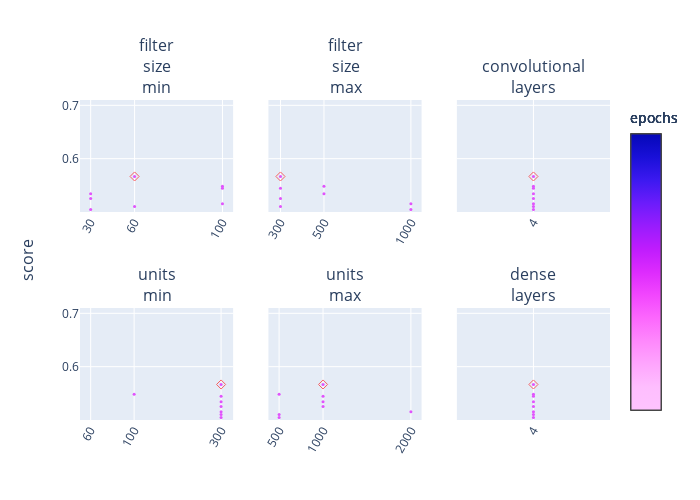

Notebook code for this chart:
### Code cell
rows = []
for trial in sorted(list(trials_dir.glob('trial_*'))):
    with open(trial.joinpath('trial.json')) as f:
        results = json.load(f)
        row = {'score': results['score']} | results['hyperparameters']['values']
        rows.append(row)

trials_df = pd.DataFrame(rows).sort_values(by='score', ascending=False)
trials_df = trials_df.rename({'tuner/epochs': 'epochs'}, axis=1)
trials_df = trials_df[[c for c in trials_df.columns if 'tuner' not in c]]

nrows, ncols = 2, 3
fig = make_subplots(
    rows=nrows, cols=ncols, shared_yaxes='all', y_title='score',
    subplot_titles=trials_df.columns[1:].str.replace('_', '<br>'),
    vertical_spacing=0.3,
)

for i, col in enumerate(trials_df.columns[1:].drop('epochs')):
    if trials_df[col].dtype == object:
        x = trials_df[col].str.replace('_', '<br>')
    else:
        x = trials_df[col]

    position = dict(row=(i//ncols)+1, col=(i%ncols)+1)
    fig.append_trace(go.Scatter(
        y=trials_df['score'],
        x=x,
        mode='markers',
        marker=dict(
            color=trials_df['epochs'],
            size=3,
            showscale=True,
            colorscale='Plotly3_r',
            colorbar_title='epochs',
            colorbar_tickvals=[trials_df['epochs'].min(), trials_df['epochs'].max()]
        ),
        opacity=0.8,
    ), **position)
    
    fig.append_trace(go.Scatter(
        y=[trials_df['score'].max()],
        x=[x[trials_df['score'].idxmax()]],
        mode='markers',
        marker_symbol='diamond-open',
        marker_color='red',
        marker_size=7,
        opacity=0.6,
    ), **position)

    fig.update_xaxes(
        type='log' if 'learning_rate' in col else None,
        tickformat='.1r',
        tickangle=-60,
        tickvals=x.unique(),
        **position
    )
    fig.update_yaxes(range=[0.5, 0.71], tickvals=[0.6, 0.7])

fig.update_layout(
    height=500, width=700, showlegend=False,
    margin=dict(l=80, r=80, t=100, b=80)
)

fig.write_image(figures_dir.joinpath(f'{trials_dir.name}_params.pdf'))
fig.show()

### Figure 1 — Plotly figure (JSON) as saved in the notebook; plotly's stock layout.template omitted (floating-point values rounded to 4 significant figures)
{"data": [{"marker": {"color": [2, 2, 2, 2, 2, 2, 2, 2, 2, 2, 2, 2, 2, 2, 2], "colorbar": {"tickvals": [3, 1], "title": {"text": "epochs"}}, "colorscale": [[0, "#fec3fe"], [0.08333, "#febefe"], [0.1667, "#fea5fd"], [0.25, "#fe88fc"], [0.3333, "#fc67fd"], [0.4167, "#f246fe"], [0.5, "#dd2bfd"], [0.5833, "#bf1cfd"], [0.6667, "#981cfd"], [0.75, "#6b1cfb"], [0.8333, "#3c19f0"], [0.9167, "#1910d8"], [1, "#0508b8"]], "showscale": true, "size": 3}, "mode": "markers", "opacity": 0.8, "type": "scatter", "x": [64, 128, 128, 32, 32, 128, 64, 32, 64, 32, 64, 64, 64, 32, 128], "xaxis": "x", "y": [0.5666, 0.5482, 0.5444, 0.5343, 0.5253, 0.5156, 0.5101, 0.5048, 0.4893, 0.4876, 0.4774, 0.4729, 0.4578, 0.4577, null], "yaxis": "y"}, {"marker": {"color": "red", "size": 7, "symbol": "diamond-open"}, "mode": "markers", "opacity": 0.6, "type": "scatter", "x": [64], "xaxis": "x", "y": [0.5666], "yaxis": "y"}, {"marker": {"color": [2, 2, 2, 2, 2, 2, 2, 2, 2, 2, 2, 2, 2, 2, 2], "colorbar": {"tickvals": [3, 1], "title": {"text": "epochs"}}, "colorscale": [[0, "#fec3fe"], [0.08333, "#febefe"], [0.1667, "#fea5fd"], [0.25, "#fe88fc"], [0.3333, "#fc67fd"], [0.4167, "#f246fe"], [0.5, "#dd2bfd"], [0.5833, "#bf1cfd"], [0.6667, "#981cfd"], [0.75, "#6b1cfb"], [0.8333, "#3c19f0"], [0.9167, "#1910d8"], [1, "#0508b8"]], "showscale": true, "size": 3}, "mode": "markers", "opacity": 0.8, "type": "scatter", "x": [256, 512, 256, 512, 256, 1024, 256, 1024, 512, 1024, 512, 512, 1024, 512, 512], "xaxis": "x2", "y": [0.5666, 0.5482, 0.5444, 0.5343, 0.5253, 0.5156, 0.5101, 0.5048, 0.4893, 0.4876, 0.4774, 0.4729, 0.4578, 0.4577, null], "yaxis": "y2"}, {"marker": {"color": "red", "size": 7, "symbol": "diamond-open"}, "mode": "markers", "opacity": 0.6, "type": "scatter", "x": [256], "xaxis": "x2", "y": [0.5666], "yaxis": "y2"}, {"marker": {"color": [2, 2, 2, 2, 2, 2, 2, 2, 2, 2, 2, 2, 2, 2, 2], "colorbar": {"tickvals": [3, 1], "title": {"text": "epochs"}}, "colorscale": [[0, "#fec3fe"], [0.08333, "#febefe"], [0.1667, "#fea5fd"], [0.25, "#fe88fc"], [0.3333, "#fc67fd"], [0.4167, "#f246fe"], [0.5, "#dd2bfd"], [0.5833, "#bf1cfd"], [0.6667, "#981cfd"], [0.75, "#6b1cfb"], [0.8333, "#3c19f0"], [0.9167, "#1910d8"], [1, "#0508b8"]], "showscale": true, "size": 3}, "mode": "markers", "opacity": 0.8, "type": "scatter", "x": [4, 4, 4, 4, 4, 4, 4, 4, 4, 4, 4, 4, 4, 4, 4], "xaxis": "x3", "y": [0.5666, 0.5482, 0.5444, 0.5343, 0.5253, 0.5156, 0.5101, 0.5048, 0.4893, 0.4876, 0.4774, 0.4729, 0.4578, 0.4577, null], "yaxis": "y3"}, {"marker": {"color": "red", "size": 7, "symbol": "diamond-open"}, "mode": "markers", "opacity": 0.6, "type": "scatter", "x": [4], "xaxis": "x3", "y": [0.5666], "yaxis": "y3"}, {"marker": {"color": [2, 2, 2, 2, 2, 2, 2, 2, 2, 2, 2, 2, 2, 2, 2], "colorbar": {"tickvals": [3, 1], "title": {"text": "epochs"}}, "colorscale": [[0, "#fec3fe"], [0.08333, "#febefe"], [0.1667, "#fea5fd"], [0.25, "#fe88fc"], [0.3333, "#fc67fd"], [0.4167, "#f246fe"], [0.5, "#dd2bfd"], [0.5833, "#bf1cfd"], [0.6667, "#981cfd"], [0.75, "#6b1cfb"], [0.8333, "#3c19f0"], [0.9167, "#1910d8"], [1, "#0508b8"]], "showscale": true, "size": 3}, "mode": "markers", "opacity": 0.8, "type": "scatter", "x": [256, 128, 256, 256, 256, 256, 256, 256, 128, 128, 256, 64, 128, 64, 64], "xaxis": "x4", "y": [0.5666, 0.5482, 0.5444, 0.5343, 0.5253, 0.5156, 0.5101, 0.5048, 0.4893, 0.4876, 0.4774, 0.4729, 0.4578, 0.4577, null], "yaxis": "y4"}, {"marker": {"color": "red", "size": 7, "symbol": "diamond-open"}, "mode": "markers", "opacity": 0.6, "type": "scatter", "x": [256], "xaxis": "x4", "y": [0.5666], "yaxis": "y4"}, {"marker": {"color": [2, 2, 2, 2, 2, 2, 2, 2, 2, 2, 2, 2, 2, 2, 2], "colorbar": {"tickvals": [3, 1], "title": {"text": "epochs"}}, "colorscale": [[0, "#fec3fe"], [0.08333, "#febefe"], [0.1667, "#fea5fd"], [0.25, "#fe88fc"], [0.3333, "#fc67fd"], [0.4167, "#f246fe"], [0.5, "#dd2bfd"], [0.5833, "#bf1cfd"], [0.6667, "#981cfd"], [0.75, "#6b1cfb"], [0.8333, "#3c19f0"], [0.9167, "#1910d8"], [1, "#0508b8"]], "showscale": true, "size": 3}, "mode": "markers", "opacity": 0.8, "type": "scatter", "x": [1024, 512, 1024, 1024, 1024, 2048, 512, 512, 1024, 2048, 512, 2048, 2048, 2048, 1024], "xaxis": "x5", "y": [0.5666, 0.5482, 0.5444, 0.5343, 0.5253, 0.5156, 0.5101, 0.5048, 0.4893, 0.4876, 0.4774, 0.4729, 0.4578, 0.4577, null], "yaxis": "y5"}, {"marker": {"color": "red", "size": 7, "symbol": "diamond-open"}, "mode": "markers", "opacity": 0.6, "type": "scatter", "x": [1024], "xaxis": "x5", "y": [0.5666], "yaxis": "y5"}, {"marker": {"color": [2, 2, 2, 2, 2, 2, 2, 2, 2, 2, 2, 2, 2, 2, 2], "colorbar": {"tickvals": [3, 1], "title": {"text": "epochs"}}, "colorscale": [[0, "#fec3fe"], [0.08333, "#febefe"], [0.1667, "#fea5fd"], [0.25, "#fe88fc"], [0.3333, "#fc67fd"], [0.4167, "#f246fe"], [0.5, "#dd2bfd"], [0.5833, "#bf1cfd"], [0.6667, "#981cfd"], [0.75, "#6b1cfb"], [0.8333, "#3c19f0"], [0.9167, "#1910d8"], [1, "#0508b8"]], "showscale": true, "size": 3}, "mode": "markers", "opacity": 0.8, "type": "scatter", "x": [4, 4, 4, 4, 4, 4, 4, 4, 4, 4, 4, 4, 4, 4, 4], "xaxis": "x6", "y": [0.5666, 0.5482, 0.5444, 0.5343, 0.5253, 0.5156, 0.5101, 0.5048, 0.4893, 0.4876, 0.4774, 0.4729, 0.4578, 0.4577, null], "yaxis": "y6"}, {"marker": {"color": "red", "size": 7, "symbol": "diamond-open"}, "mode": "markers", "opacity": 0.6, "type": "scatter", "x": [4], "xaxis": "x6", "y": [0.5666], "yaxis": "y6"}], "layout": {"annotations": [{"font": {"size": 16}, "showarrow": false, "text": "filter<br>size<br>min", "x": 0.1444, "xanchor": "center", "xref": "paper", "y": 1.0, "yanchor": "bottom", "yref": "paper"}, {"font": {"size": 16}, "showarrow": false, "text": "filter<br>size<br>max", "x": 0.5, "xanchor": "center", "xref": "paper", "y": 1.0, "yanchor": "bottom", "yref": "paper"}, {"font": {"size": 16}, "showarrow": false, "text": "convolutional<br>layers", "x": 0.8556, "xanchor": "center", "xref": "paper", "y": 1.0, "yanchor": "bottom", "yref": "paper"}, {"font": {"size": 16}, "showarrow": false, "text": "units<br>min", "x": 0.1444, "xanchor": "center", "xref": "paper", "y": 0.35, "yanchor": "bottom", "yref": "paper"}, {"font": {"size": 16}, "showarrow": false, "text": "units<br>max", "x": 0.5, "xanchor": "center", "xref": "paper", "y": 0.35, "yanchor": "bottom", "yref": "paper"}, {"font": {"size": 16}, "showarrow": false, "text": "dense<br>layers", "x": 0.8556, "xanchor": "center", "xref": "paper", "y": 0.35, "yanchor": "bottom", "yref": "paper"}, {"font": {"size": 16}, "showarrow": false, "text": "score", "textangle": -90, "x": 0, "xanchor": "right", "xref": "paper", "xshift": -40, "y": 0.5, "yanchor": "middle", "yref": "paper"}], "height": 500, "margin": {"b": 80, "l": 80, "r": 80, "t": 100}, "showlegend": false, "width": 700, "xaxis": {"anchor": "y", "autorange": true, "domain": [0, 0.2889], "range": [24.23, 135.8], "tickangle": -60, "tickformat": ".1r", "tickvals": [64, 128, 32], "type": "linear"}, "xaxis2": {"anchor": "y2", "autorange": true, "domain": [0.3556, 0.6444], "range": [185.0, 1087.0], "tickangle": -60, "tickformat": ".1r", "tickvals": [256, 512, 1024], "type": "linear"}, "xaxis3": {"anchor": "y3", "autorange": true, "domain": [0.7111, 1], "range": [3, 5], "tickangle": -60, "tickformat": ".1r", "tickvals": [4], "type": "linear"}, "xaxis4": {"anchor": "y4", "autorange": true, "domain": [0, 0.2889], "range": [48.29, 273.7], "tickangle": -60, "tickformat": ".1r", "tickvals": [256, 128, 64], "type": "linear"}, "xaxis5": {"anchor": "y5", "autorange": true, "domain": [0.3556, 0.6444], "range": [387.7, 2172.0], "tickangle": -60, "tickformat": ".1r", "tickvals": [1024, 512, 2048], "type": "linear"}, "xaxis6": {"anchor": "y6", "autorange": true, "domain": [0.7111, 1], "range": [3, 5], "tickangle": -60, "tickformat": ".1r", "tickvals": [4], "type": "linear"}, "yaxis": {"anchor": "x", "domain": [0.65, 1.0], "matches": "y4", "range": [0.5, 0.71], "tickvals": [0.6, 0.7], "type": "linear"}, "yaxis2": {"anchor": "x2", "domain": [0.65, 1.0], "matches": "y4", "range": [0.5, 0.71], "showticklabels": false, "tickvals": [0.6, 0.7], "type": "linear"}, "yaxis3": {"anchor": "x3", "domain": [0.65, 1.0], "matches": "y4", "range": [0.5, 0.71], "showticklabels": false, "tickvals": [0.6, 0.7], "type": "linear"}, "yaxis4": {"anchor": "x4", "domain": [0, 0.35], "range": [0.5, 0.71], "tickvals": [0.6, 0.7], "type": "linear"}, "yaxis5": {"anchor": "x5", "domain": [0, 0.35], "matches": "y4", "range": [0.5, 0.71], "showticklabels": false, "tickvals": [0.6, 0.7], "type": "linear"}, "yaxis6": {"anchor": "x6", "domain": [0, 0.35], "matches": "y4", "range": [0.5, 0.71], "showticklabels": false, "tickvals": [0.6, 0.7], "type": "linear"}}}
